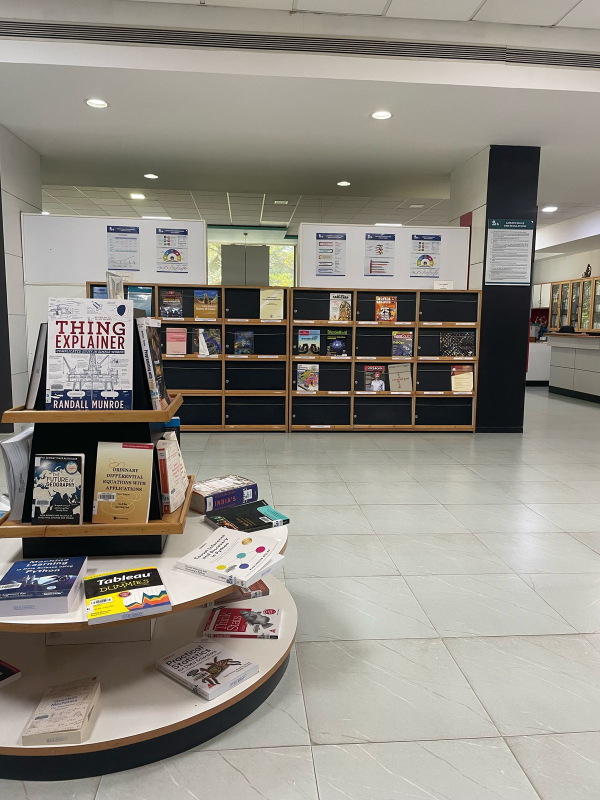
#> input picture pano_images/input_images/center2.jpeg, 1200 x 1600 px, found by its file name (shown at 1/2 size)
$ python panorama.py
#> lines starting #> are read from the running program, lines starting #| are printed output that depends on the picture; after the words box and inside, x2 and y2 are one past the last pixel; in counts of white or black regions, pixels touching at a corner belong together
# -*- coding: utf-8 -*-
"""
Created on Sun Feb 16 11:23:50 2025

@author: irfan
"""


import cv2
import numpy as np
import matplotlib.pyplot as plt

# center=cv2.imread("C:/Users/irfan/OneDrive/Desktop/MTECH-2ND SEM/VR/assignment 1/panorama_images/pano_input_images/center.jpeg")
# left=cv2.imread("C:/Users/irfan/OneDrive/Desktop/MTECH-2ND SEM/VR/assignment 1/panorama_images/pano_input_images/left.jpeg")
# right=cv2.imread("C:/Users/irfan/OneDrive/Desktop/MTECH-2ND SEM/VR/assignment 1/panorama_images/pano_input_images/right.jpeg")
center = cv2.imread("C:/Users/irfan/OneDrive/Desktop/MTECH-2ND SEM/VR/assignment 1/panorama_images/pano_input_images/center2.jpeg")
#> center is the input picture: shape (1600, 1200, 3); mean B, G, R 129.8, 139, 143.6
left = cv2.imread("C:/Users/irfan/OneDrive/Desktop/MTECH-2ND SEM/VR/assignment 1/panorama_images/pano_input_images/left2.jpeg")
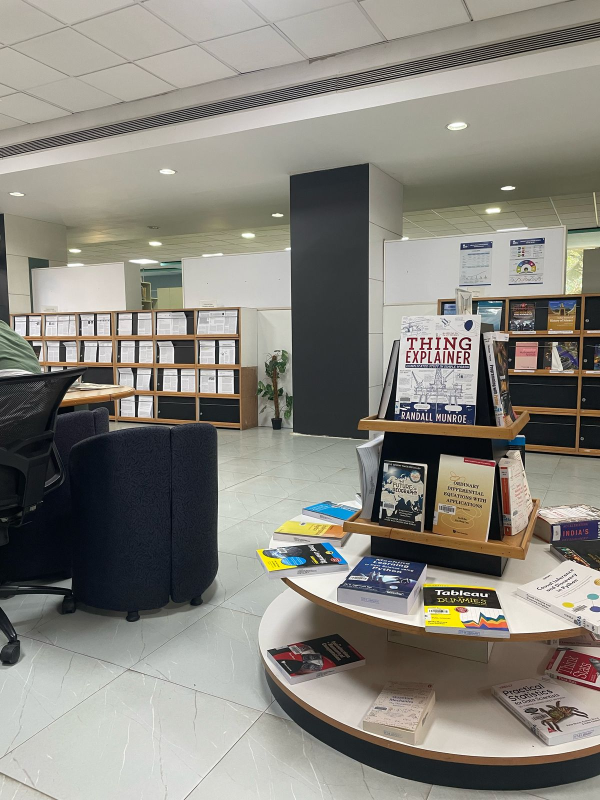
#> input picture pano_images/input_images/left2.jpeg, 1200 x 1600 px, found by its file name (shown at 1/2 size)
#> left is the input picture: shape (1600, 1200, 3); mean B, G, R 125.1, 133, 135.7
right = cv2.imread("C:/Users/irfan/OneDrive/Desktop/MTECH-2ND SEM/VR/assignment 1/panorama_images/pano_input_images/right2.jpeg")
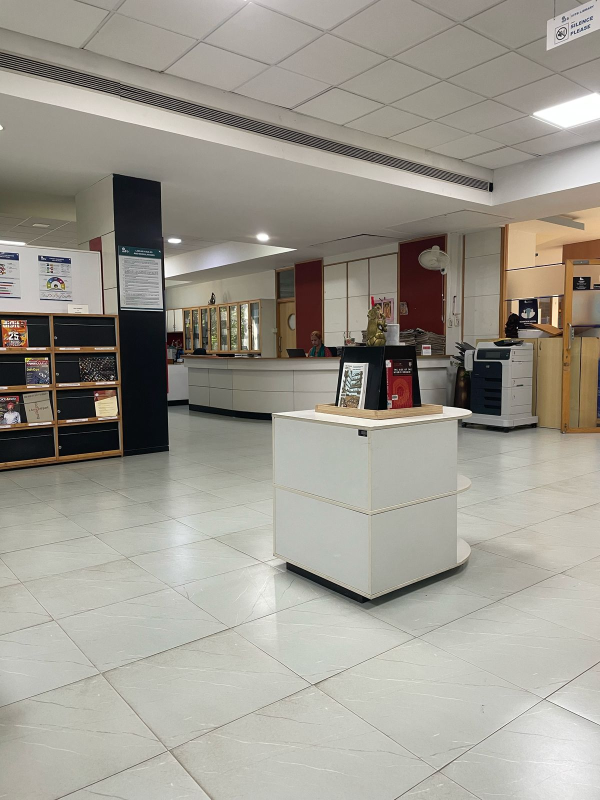
#> input picture pano_images/input_images/right2.jpeg, 1200 x 1600 px, found by its file name (shown at 1/2 size)
#> right is the input picture: shape (1600, 1200, 3); mean B, G, R 143.1, 152.8, 156.7
center=cv2.resize(center, (500,500))
#> center: shape (500, 500, 3)
left=cv2.resize(left, (500,500))
#> left: shape (500, 500, 3)
right=cv2.resize(right, (500,500))
#> right: shape (500, 500, 3)
def pano_creation(center,left):
    gray1 = cv2.cvtColor(center, cv2.COLOR_BGR2GRAY)
    gray2 = cv2.cvtColor(left, cv2.COLOR_BGR2GRAY)
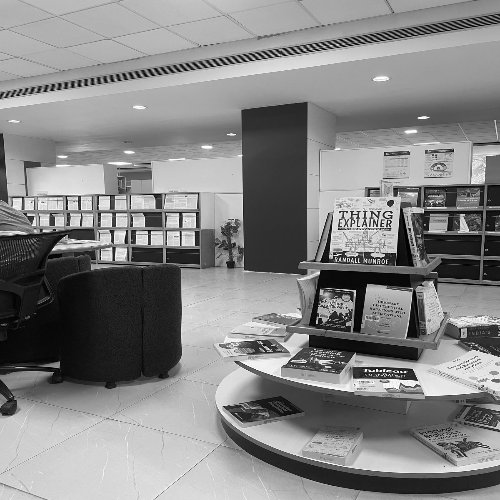
#> gray2: shape (500, 500); min 0, max 255, mean 132.9


    sift = cv2.SIFT_create()


    keypoints1, descriptors1 = sift.detectAndCompute(gray1, None)
#> keypoints1 = 837 keypoints; strongest (x, y, size): (101, 194, 4.2), (386, 239, 11.8), (239, 325, 2.1), (69, 285, 2.2)
    keypoints2, descriptors2 = sift.detectAndCompute(gray2, None)
#> keypoints2 = 1033 keypoints; strongest (x, y, size): (355, 291, 2), (390, 203, 4.2), (112, 240, 2.3), (334, 253, 1.8)


    FLANN_INDEX_KDTREE = 1
    index_params = dict(algorithm=FLANN_INDEX_KDTREE, trees=5)
    search_params = dict(checks=50)

    flann = cv2.FlannBasedMatcher(index_params, search_params)
    matches = flann.knnMatch(descriptors1, descriptors2, k=2)
#> matches = 837 matches


    good_matches = []
    for m, n in matches:
        if m.distance < 0.7 * n.distance:
            good_matches.append(m)
#> after the loop, good_matches = 193 matches

    matched_img = cv2.drawMatches(center, keypoints1, left, keypoints2, good_matches, None, flags=cv2.DrawMatchesFlags_NOT_DRAW_SINGLE_POINTS)
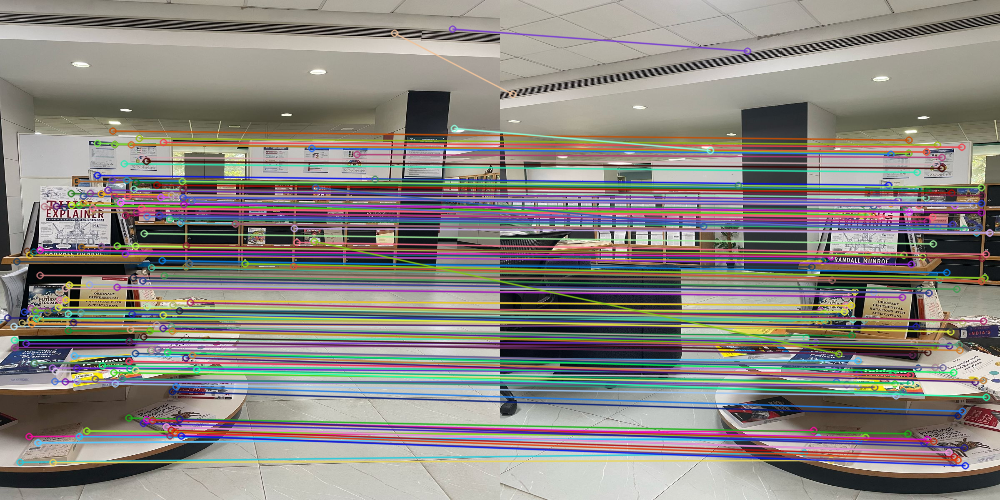
#> matched_img: shape (500, 1000, 3); mean B, G, R 128.5, 133.7, 137.7


    if len(good_matches) > 4:
        src_pts = np.float32([keypoints1[m.queryIdx].pt for m in good_matches]).reshape(-1, 1, 2)
#> src_pts = 193 rows, first 8: [7.33, 317.5], [13.51, 326.1], [14.02, 339.8], [14.31, 347.1], [16.36, 261.2], [19.71, 461.8], [21.66, 322.6], [23.84, 311.5]
        dst_pts = np.float32([keypoints2[m.trainIdx].pt for m in good_matches]).reshape(-1, 1, 2)
#> dst_pts = 193 rows, first 8: [300.3, 316.5], [304.9, 324.9], [305.6, 337.4], [304.9, 344.4], [311.4, 266.5], [303.8, 452.5], [311.9, 322.8], [314.2, 313.7]

        H, mask = cv2.findHomography(src_pts, dst_pts, cv2.RANSAC, 5.0)
#> H = [[0.504, -0.0542, 309.8], [-0.226, 0.888, 32.94], [-0.001, -1.66e-05, 1]]; mask = 193 values, max 1 at index 0, min 0 at index 33, mean 0.896


    height, width, channels = left.shape
#> height = 500; width = 500; channels = 3
    panorama = cv2.warpPerspective(center, H, (width * 2, height))
    panorama[0:height, 0:width] = left


    average_column = ((panorama[:, 500]/2.0 + panorama[:, 501] /2.0) ).astype(np.uint8)
#> average_column = 500 rows, first 8: [137, 149, 155], [138, 150, 156], [138, 150, 156], [140, 152, 158], [141, 153, 159], [142, 154, 160], [140, 153, 159], [135, 150, 157]

    panorama[:, 500] = average_column
#> panorama: shape (500, 1000, 3); mean B, G, R 127.1, 135.3, 138

    panorama[:, 501] = average_column
#> panorama: shape (500, 1000, 3); mean B, G, R 127.1, 135.3, 138
    normal_averaging=panorama

    blend_width = 5
    for i in range(blend_width):
        alpha = i / blend_width
        panorama[:, width - blend_width + i] = (panorama[:, width - blend_width + i] * (1 - alpha) + panorama[:, width + i] * alpha).astype(np.uint8)
#> panorama: shape (500, 1000, 3); mean B, G, R 127.1, 135.3, 138
        # panorama[:, width + blend_width - i] = (panorama[:, width - blend_width + i] * (alpha) + panorama[:, width + i] * (1-alpha)).astype(np.uint8)
    return panorama,matched_img,normal_averaging

panorama,matched_1st,normal_averaging_l_c=pano_creation(center, left)
cv2.imshow('Matched_Keypoints_center_left', matched_1st)
pano_final,matched_2nd,normal_averaging_final=pano_creation(right, panorama)
#> in pano_creation (call 2), `gray2 = cv2.cvtColor(left, cv2.COLOR_BGR2GRAY)`:
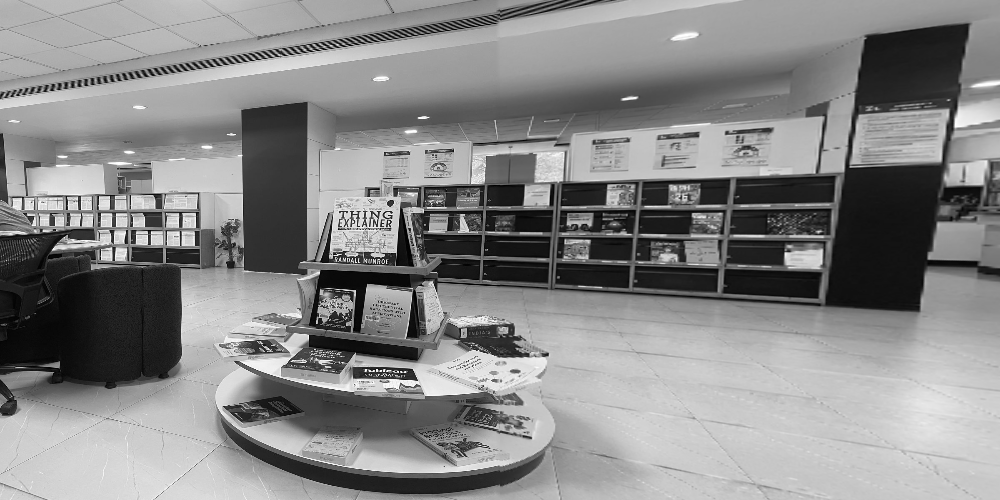
#> gray2: shape (500, 1000); min 0, max 255, mean 135.2
#> in pano_creation (call 2), `keypoints1, descriptors1 = sift.detectAndCompute(gray1, None)`: keypoints1 = 497 keypoints; strongest (x, y, size): (323, 227, 3.4), (90, 255, 11.9), (33, 161, 1.8), (282, 241, 2.2)
#> in pano_creation (call 2), `keypoints2, descriptors2 = sift.detectAndCompute(gray2, None)`: keypoints2 = 1739 keypoints; strongest (x, y, size): (355, 291, 2), (390, 203, 4.2), (112, 240, 2.3), (334, 253, 1.8)
#> in pano_creation (call 2), `matches = flann.knnMatch(descriptors1, descriptors2, k=2)`: matches = 497 matches
#> after the loop in pano_creation (call 2), `for m, n in matches:`: good_matches = 19 matches
#> in pano_creation (call 2), `matched_img = cv2.drawMatches(center, keypoints1, left, keypoints2, go..`:
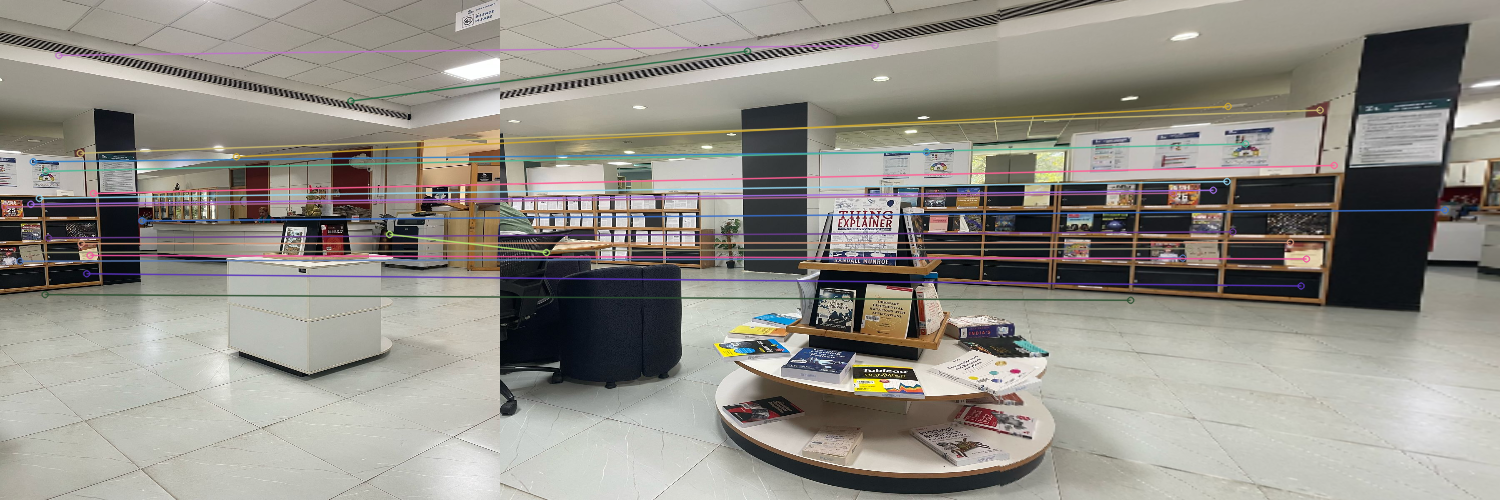
#> matched_img: shape (500, 1500, 3); mean B, G, R 134.4, 141.7, 145.2
#> in pano_creation (call 2), `src_pts = np.float32([keypoints1[m.queryIdx].pt for m in good_matches]..`: src_pts = 19 rows, first 8: [4.46, 206.4], [19.46, 260.7], [23.05, 252], [30.36, 203.8], [32.84, 161.3], [38.88, 197.9], [44.59, 294.1], [45.24, 170.9]
#> in pano_creation (call 2), `dst_pts = np.float32([keypoints2[m.trainIdx].pt for m in good_matches]..`: dst_pts = 19 rows, first 8: [672.8, 192.7], [682.3, 257.5], [689, 248.2], [712.8, 189.7], [426.1, 151.5], [726.5, 181], [630.2, 299.8], [745.1, 143.4]
#> in pano_creation (call 2), `H, mask = cv2.findHomography(src_pts, dst_pts, cv2.RANSAC, 5.0)`: H = [[-0.106, 0.115, 713.9], [-0.523, 1.41, -78.04], [-0.00246, 0.000518, 1]]; mask = 19 values, max 1 at index 0, min 0 at index 4, mean 0.632
#> in pano_creation (call 2), `panorama[0:height, 0:width] = left`:
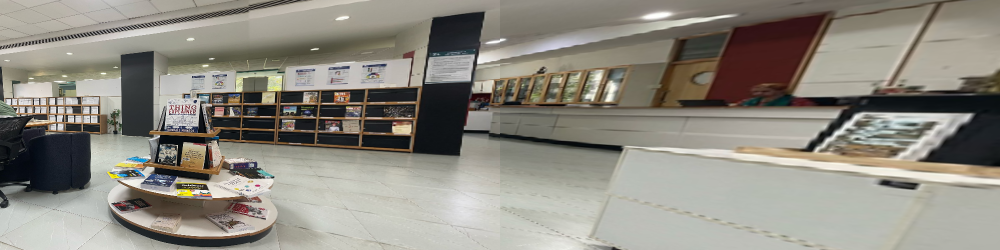
#> panorama: shape (500, 2000, 3) (shown at 1/2 size); mean B, G, R 128.5, 137.8, 141.3
#> after the loop in pano_creation (call 2), `for i in range(blend_width):`: panorama: shape (500, 2000, 3); 0.2% of pixels changed, all inside (x1, y1, x2, y2) = (996, 0, 1000, 500)
cv2.imshow('Matched_Keypoints_final',matched_2nd)
cv2.imshow('pano_final',pano_final)
# cv2.imwrite('C:/Users/irfan/OneDrive/Desktop/MTECH-2ND SEM/VR/assignment 1/panorama_images/pano_output_image/Matched_Keypoints_center_left.jpg', matched_1st)
# cv2.imwrite('C:/Users/irfan/OneDrive/Desktop/MTECH-2ND SEM/VR/assignment 1/panorama_images/pano_output_image/Matched_Keypoints_final.jpg', matched_2nd)
# # cv2.imshow('normal_averaging_final',normal_averaging_final)
# cv2.imwrite('C:/Users/irfan/OneDrive/Desktop/MTECH-2ND SEM/VR/assignment 1/panorama_images/pano_output_image/pano_image.jpg', pano_final)
cv2.imwrite('C:/Users/irfan/OneDrive/Desktop/MTECH-2ND SEM/VR/assignment 1/panorama_images/pano_output_image/Matched_Keypoints_center_left_ex2.jpg', matched_1st)
cv2.imwrite('C:/Users/irfan/OneDrive/Desktop/MTECH-2ND SEM/VR/assignment 1/panorama_images/pano_output_image/Matched_Keypoints_final_ex2.jpg', matched_2nd)

cv2.imwrite('C:/Users/irfan/OneDrive/Desktop/MTECH-2ND SEM/VR/assignment 1/panorama_images/pano_output_image/pano_image_ex2.jpg', pano_final)


cv2.imshow('center', center)
cv2.imshow('left', left)
cv2.imshow('right', right)
cv2.waitKey(0)
cv2.destroyAllWindows()
